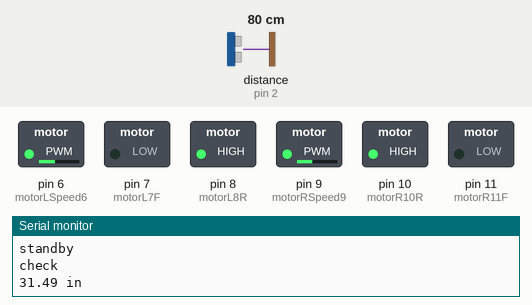
Bench run of a sketch on a simulated Arduino Uno, built with avr-gcc and run on an emulated ATmega328P. Parts: switched loads named in the sketch (green lamp = pin HIGH), the last lines printed to the serial monitor. Wiring (inferred from the names in the program): ultrasonic range finder: trigger pin 3; echo pin 2. The test bench sets the inputs (shaded band); at power-on: distance to the obstacle (sensor on pin 2) 80 cm. The echo pulse lasts 58.3 µs per cm; pins used as bus, display or sensor lines are not drawn.

Above: at 1.2 s.
1.3 s: distance to the obstacle (sensor on pin 2) set to 2 cm
At 2.8 s:
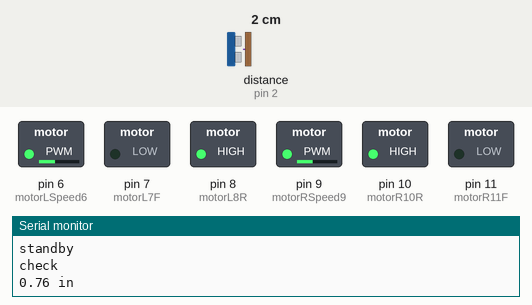
4.3 s: distance to the obstacle (sensor on pin 2) set to 18 cm
At 5.4 s:
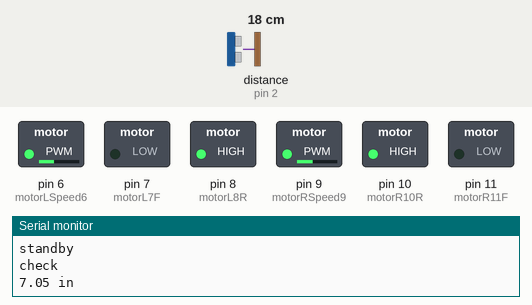
Timing chart, 0 to 23.2 s (numbered marks = the images above; inputs shaded):
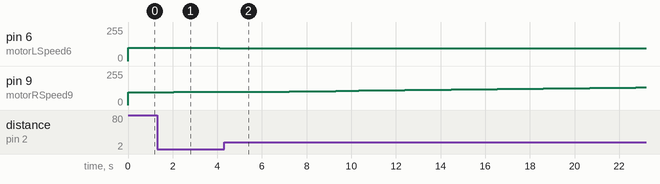

The sketch:

version_1.11_for_movement.ino
```cpp
//pin variables
//pins for front ultrasonic
const int TRIGF = 5;
const int ECHOF = 4;
//pins for right ultrasonic
const int TRIG1 = 3;
const int ECHO1 = 2;
//Right Motor
const int motorR11F = 11;//Right Motor Forward Pin
const int motorR10R = 10;//Right reverse pin
const int motorRSpeed9 = 9;//Speed pin
int motorRSpeedVal = 95;//Inital speed of right motor
//Left Motor
const int motorL8R = 8;//Left reverse pin
const int motorL7F = 7;//Left forward pin
const int motorLSpeed6 = 6;//Left speed pin
int motorLSpeedVal = 100;//Inital speed of left motor

const unsigned int MaxDistance = 23200; // Out of range distance
//UltraSonic variables
unsigned long Time1=0;//Trigger send time
unsigned long Time2=0;//Echo recieve time
unsigned long Pulse=0;//Difference between trigger send time and echo recieve time
float u1inches=0;//ultrasonic right distance
float u2inches=0;//front ultrasonic distance
float inches1=0;//Right ultrasonic sensor distance variable for in check function
float inchesF=0;//Front ultrasonic sensor distance variable for in check function
//time variables
unsigned long t_search, currentTime;//time variables for time out
//random check variables
int FUCKDUCKS=0;
int EATME=0;


//creating the states to be used in the switch
enum States{

  standby,//idle state
  motorL,//turn left state
  motorR,//turn right state
  sensorF,//front sensor state
  goodtimes,//cruzin' state

};

enum States state = standby; //initializing which state starts first


void setup() {

  //pin set up for ultrasonic sensor front
  pinMode(TRIGF, OUTPUT);                 //Trigger pin communicating with sensor
  digitalWrite(TRIGF, LOW);
  //pin set up fro ultrasonic sensor right
  pinMode(TRIG1, OUTPUT);
  digitalWrite(TRIG1, LOW);
  //pin set for both motors
  pinMode(motorR10R, OUTPUT);//Right motor reverse
  pinMode(motorR11F, OUTPUT);//Right motor forward
  pinMode(motorRSpeed9, OUTPUT);//Right motor speed
  pinMode(motorL7F, OUTPUT);//Left motor forward
  pinMode(motorL8R, OUTPUT);//Left motor reverse
  pinMode(motorLSpeed6, OUTPUT);//Left motor Speed

  analogWrite(6,motorLSpeedVal);//setting left motor speed
  analogWrite(9, motorRSpeedVal);//setting Right motor speed

  //default forward movement
  //left motor
  digitalWrite(8, HIGH);
  digitalWrite(7, LOW);
  //Right motor
  digitalWrite(11,LOW);
  digitalWrite(10, HIGH);

  Serial.begin(9600);                     //begin using serial monitor
}

void loop() {
  Serial.println("looping");
  inches1 = USense1();//checking distance in Usense1 function (right ultra sonic sensor)
  //inchesF = USense2();
  switch(state) {

     //idle case
    case standby:
      Serial.println("standby");
      check();
      break;
    case motorL:
      Serial.println("Going to update left motor");
      senseL(); //go into turn left function
      state = standby; //reset case to return to standby
      break;
    case motorR:
      Serial.println("Going to update right motor");
      senseR(); //go into turn right function
      state = standby;//reset case to return to standby
      break;
    case sensorF:
      Serial.println("Going to update both motors");
      senseF();
      state = standby;
      break;

    case goodtimes:
      Serial.println("let the good times roll");
      goodt();//function to say maintian speed
      state= standby;
      break;

}


}

//Name: check
//description: Checks to see which case to go into next

void check(){
  Serial.println("check");
  inches1 = USense1();//assigning right ultrasonic sensor value to variable to be used in the function
  inchesF = USense2();//assigning front ultrasonic sensor value to variable to be used in the function

 if (((inches1) > 6)) {
  Serial.println("motorR");
  state = motorR;

 }

 else if(((inches1) < 1)) {
    Serial.println("motorL");
    state = motorL;

 }

 else if(((inches1) < 6) && ((inches1) > 1)){
  state = goodtimes;

}

  else
  state=standby;

//if (inchesF < 3){
  //  Serial.println("sensorF");
   // state = sensorF;
//}

}

//===================================

void senseR() {
  motorRSpeedVal += 2;
  analogWrite(motorRSpeed9, motorRSpeedVal);
}

void senseL() {
  motorLSpeedVal -=2;
  analogWrite(motorLSpeed6, motorLSpeedVal);
}


void senseF() {

      analogWrite(motorRSpeed9, 0); //stops right motor
      analogWrite(motorLSpeed6, 0);  //stops left motor
      digitalWrite(motorR10R, HIGH);  //puts right motor in reverse
      digitalWrite(motorR11F, LOW);
      digitalWrite(motorL7F, LOW);    //puts left motor in reverse
      digitalWrite(motorL8R, HIGH);
     }

float USense1() {

  digitalWrite(TRIG1, HIGH);           //Trigger the sensor for 10 microseconds
  delayMicroseconds(10);
  digitalWrite(TRIG1, LOW);
  t_search=millis();
  //Serial.println("eat shit fuckers");
  while ((digitalRead(ECHO1) == 0)||((millis()-t_search)>1000)){     //wait for echo pin pulse
     if((millis()-t_search)>1000){ //if statement saying to return to the main loop if the ultrasonic sensor has been waiting for more than one minute
       return;
      }
     else
     continue;
  }
      Time1=micros();
  //Serial.println("Fuck you all assholes");
  while (digitalRead(ECHO1) == 1);      //once echo pin was held high,

    Time2 = micros();                       //measure how long it was held for,
    Pulse = Time2 - Time1;

                   //and convert to inches
    u1inches = Pulse / 148.0;
     if (Pulse > MaxDistance) {
      Serial.println("Out of range.");        // if distance is too far, then print out of range to monitor
      }
     else {

      Serial.print(u1inches);
      Serial.println(" in");
     }


return u1inches;
}

float USense2() {

  digitalWrite(TRIGF, HIGH);           //Trigger the sensor for 10 microseconds
  delayMicroseconds(10);
  digitalWrite(TRIGF, LOW);

 t_search=millis();
  while (digitalRead(ECHO1) == 0||((millis()-t_search)>1000)){       //wait for echo pin pulse
     if((millis()-t_search)>1000){ //if statement saying to return to the main loop if the ultrasonic sensor has been waiting for more than one minute
       return;
      }
       else
     continue;
  }

    Time1 = micros();                       //if time that echo pin was on low lasted longer than 5 sec, then timeout occurs


  while (digitalRead(ECHOF) == 1);      //once echo pin was held high,

    Time2 = micros();                       //measure how long it was held for,
    Pulse = Time2 - Time1;

                   //and convert to inches
    u2inches = Pulse / 148.0;
     if (Pulse > MaxDistance) {
      Serial.println("Out of range.");        // if distance is too far, then print out of range to monitor
      }
     else {

      //Serial.print(u2inches);
      Serial.println(" in");
     }


return u2inches;

}

void goodt(){

  digitalWrite(8, HIGH);
  digitalWrite(7, LOW);

  digitalWrite(10,HIGH);
  digitalWrite(11, LOW);
}
```

Measured:
- after the input at 1.3 s, pin 6 (motorLSpeed6): 100/255 → 98/255 after 1.8 s, → 96/255 1.0 s later; pin 9 (motorRSpeed9): goes on until 2.1 s, then stays 99/255
- after the input at 4.3 s, pin 6 (motorLSpeed6): goes on until 5.2 s, then stays 94/255; pin 9 (motorRSpeed9): moves from 99/255 to 133/255 over 16.6 s, starting after 1.9 s
